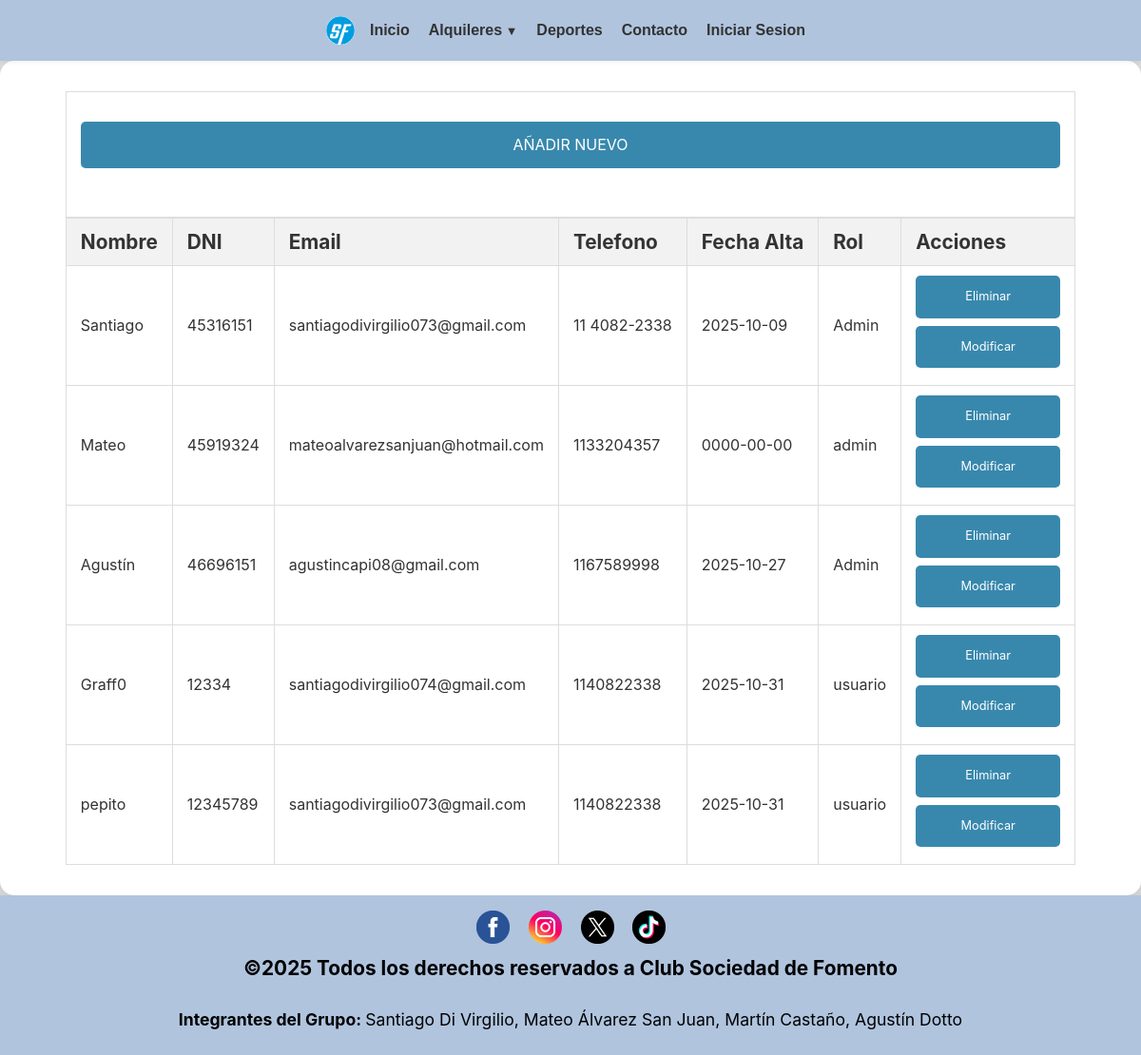
Screenshot of /usuarios_tablas.php with the database file from the repository.
### tables this page shows
CREATE TABLE `usuarios` (
  `id_usuario` int(5) NOT NULL,
  `nombre` varchar(10) NOT NULL,
  `clave` varchar(255) NOT NULL,
  `dni` varchar(15) NOT NULL,
  `email` varchar(100) NOT NULL,
  `telefono` varchar(20) NOT NULL,
  `fecha_alta` date NOT NULL,
  `rol` varchar(20) NOT NULL,
  `id_sesion` varchar(255) DEFAULT NULL
);

### usuarios_tablas.php (the view, shortened to what this page needs)
<!DOCTYPE html>
<html lang="es">
<head>
	<link rel="stylesheet" href="https://cdnjs.cloudflare.com/ajax/libs/font-awesome/4.7.0/css/font-awesome.min.css">
	<link rel="stylesheet" type="text/css" href="css/estilos.css">
</head>
<body>
	<header>
		<a href="index.php"><img src="imagenes/logo.webp" alt="Logo de la página" class="logo"></a>
	    <?php
	    include("NAV.php");
	    include("conexion.php");
	    $llamado_usuarios = mysqli_query($conexion, "SELECT * FROM usuarios");
	    ?>
	</header>
	<div class="tablas">
			<article id="tab1">
            <table>
                    <tr>
                        <td><a class="btn-añadir-deporte" href="registro_nuevo.php">AÑADIR NUEVO</a></td>
                    </tr>
                </table>
                <table>
                    <thead>
                        <th class="tabla-usuario">Nombre</th>
                        <th class="tabla-usuario">DNI</th>
                        <th class="tabla-usuario">Email</th>
                        <th class="tabla-usuario">Telefono</th>
                        <th class="tabla-usuario">Fecha Alta</th>
                        <th class="tabla-usuario">Rol</th>
                        <th class="tabla-deporte">Acciones</th>
                    </thead>
                    <?php while($var_usuarios = mysqli_fetch_assoc($llamado_usuarios)){?>
                    <tr>
                        <td class="tabla-usuario"><?php echo $var_usuarios["nombre"];?></td>
                        <td class="tabla-usuario"><?php echo $var_usuarios["dni"];?></td>
                        <td class="tabla-usuario"><?php echo $var_usuarios["email"];?></td>
                        <td class="tabla-usuario"><?php echo $var_usuarios["telefono"];?></td>
                        <td class="tabla-usuario"><?php echo $var_usuarios["fecha_alta"];?></td>
                        <td class="tabla-usuario"><?php echo $var_usuarios["rol"];?></td>
                        <td>
                            <a class="btn-editar-deporte" href="darbaja_usuario.php?id_usuario=<?php echo $var_usuarios["id_usuario"];?>" onclick="return confirm('¿Estás seguro de que deseas eliminar este usuario?');">Eliminar</a>
                            <a class="btn-editar-deporte" href="modificar_usuario_formu.php?id_usuario=<?php echo $var_usuarios["id_usuario"];?>">Modificar</a>
                        </td>
                    </tr>
                    <?php }?>
                </table>
			</article>
        </div>
<footer>
<?php
    include("FOOTER.php");
?>
</footer>
</body>
</html>

### css/estilos.css (style rules this page uses)
* { padding: 0; margin: 0; }
body { background-color: #dcdcdc; font-family: -apple-system, BlinkMacSystemFont, "Segoe UI", Roboto, Helvetica, Arial, sans-serif, "Apple Color Emoji", "Segoe UI Emoji", "Segoe UI Symbol"; font-size: 1.3rem; background-size: cover; background-position: center; min-height: 100vh; background-attachment: fixed; display: flex; flex-direction: column; }
header { text-align: center; background-color: #b0c4de; padding: 10px 20px; position: relative; align-items: center; box-shadow: 0 2px 4px rgba(0, 0, 0, 0.05); }
a { text-decoration: none; color:rgb(42, 75, 138); }
.logo { width: 2.6%; display: inline-block; vertical-align: middle; }
.tablas { padding: 1.5rem; display: flex; flex-direction: column; align-items: center; gap: 2rem; background-color: #ffffff; border-radius: 15px; box-shadow: 0 6px 18px rgba(0, 0, 0, 0.1); padding: 2rem; }
.tablas table { width: 100%; border-collapse: collapse; }
footer { background-color: #b0c4de; text-align: center; padding: 1rem 0; }
.btn-añadir-deporte { display: block; background-color: #3888ad; color: #ffffff; text-align: center; padding: 0.75rem 1rem; text-decoration: none; border-radius: 5px; margin-top: 2%; transition: background-color 0.3s ease; border: none; cursor: pointer; width: auto; font-family: inherit; font-size: 1rem; margin-bottom: 4%; text-align: center; }
.btn-editar-deporte { display: block; background-color: #3888ad; color: #ffffff; text-align: center; padding: 0.75rem 1rem; text-decoration: none; border-radius: 5px; transition: background-color 0.3s ease; border: none; margin-bottom: 0.5rem; cursor: pointer; width: 120px; font-family: inherit; font-size: 0.8rem; }
.tablas th { background-color: #f2f2f2; color: #333; font-weight: bold; padding: 12px 15px; text-align: left; border: 1px solid #ddd; }
.tablas td { font-size: 1rem; color: #333; text-align: left; line-height: 1.6; padding: 10px 15px; border: 1px solid #ddd; vertical-align: middle; }

### rows the page displays
usuarios: nombre "Santiago", dni "45316151", email "santiagodivirgilio073@gmail.com", telefono "11 4082-2338", fecha_alta "2025-10-09", rol "Admin"
usuarios: nombre "Mateo", dni "45919324", email "mateoalvarezsanjuan@hotmail.com", telefono "1133204357", fecha_alta "0000-00-00", rol "admin"
usuarios: nombre "Agustín", dni "46696151", email "agustincapi08@gmail.com", telefono "1167589998", fecha_alta "2025-10-27", rol "Admin"
usuarios: nombre "Graff0", dni "12334", email "santiagodivirgilio074@gmail.com", telefono "1140822338", fecha_alta "2025-10-31", rol "usuario"
usuarios: nombre "pepito", dni "12345789", email "santiagodivirgilio073@gmail.com", telefono "1140822338", fecha_alta "2025-10-31", rol "usuario"
